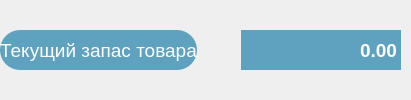
               <widget class="QWidget" name="widget_15" native="true">
                <property name="sizePolicy">
                 <sizepolicy hsizetype="Preferred" vsizetype="Minimum">
                  <horstretch>0</horstretch>
                  <verstretch>0</verstretch>
                 </sizepolicy>
                </property>
                <layout class="QHBoxLayout" name="horizontalLayout_15">
                 <property name="leftMargin">
                  <number>0</number>
                 </property>
                 <property name="topMargin">
                  <number>0</number>
                 </property>
                 <property name="rightMargin">
                  <number>10</number>
                 </property>
                 <property name="bottomMargin">
                  <number>0</number>
                 </property>
                 <item>
                  <widget class="QLabel" name="label_9">
                   <property name="sizePolicy">
                    <sizepolicy hsizetype="Preferred" vsizetype="Fixed">
                     <horstretch>0</horstretch>
                     <verstretch>0</verstretch>
                    </sizepolicy>
                   </property>
                   <property name="minimumSize">
                    <size>
                     <width>0</width>
                     <height>40</height>
                    </size>
                   </property>
                   <property name="font">
                    <font>
                     <family>Arial</family>
                     <pointsize>14</pointsize>
                     <italic>false</italic>
                    </font>
                   </property>
                   <property name="styleSheet">
                    <string notr="true">QLabel {
     border: none;
	height: 40px;
     border-radius: 20px;
	background-color: #5EA2BF;
	color: white;
 }</string>
                   </property>
                   <property name="text">
                    <string>Текущий запас товара</string>
                   </property>
                   <property name="alignment">
                    <set>Qt::AlignCenter</set>
                   </property>
                   <property name="margin">
                    <number>0</number>
                   </property>
                  </widget>
                 </item>
                 <item>
                  <widget class="QPushButton" name="info_8">
                   <property name="enabled">
                    <bool>true</bool>
                   </property>
                   <property name="sizePolicy">
                    <sizepolicy hsizetype="Fixed" vsizetype="Fixed">
                     <horstretch>0</horstretch>
                     <verstretch>0</verstretch>
                    </sizepolicy>
                   </property>
                   <property name="minimumSize">
                    <size>
                     <width>32</width>
                     <height>32</height>
                    </size>
                   </property>
                   <property name="maximumSize">
                    <size>
                     <width>32</width>
                     <height>32</height>
                    </size>
                   </property>
                   <property name="autoFillBackground">
                    <bool>false</bool>
                   </property>
                   <property name="styleSheet">
                    <string notr="true"> QPushButton {
     border: none;
	background-color: none;
 }</string>
                   </property>
                   <property name="text">
                    <string/>
                   </property>
                   <property name="icon">
                    <iconset resource="resources.qrc">
                     <normaloff>:/resources/info.svg</normaloff>:/resources/info.svg</iconset>
                   </property>
                   <property name="iconSize">
                    <size>
                     <width>32</width>
                     <height>32</height>
                    </size>
                   </property>
                  </widget>
                 </item>
                 <item>
                  <widget class="QDoubleSpinBox" name="doubleSpinBox_8">
                   <property name="sizePolicy">
                    <sizepolicy hsizetype="Fixed" vsizetype="Fixed">
                     <horstretch>0</horstretch>
                     <verstretch>0</verstretch>
                    </sizepolicy>
                   </property>
                   <property name="minimumSize">
                    <size>
                     <width>160</width>
                     <height>40</height>
                    </size>
                   </property>
                   <property name="font">
                    <font>
                     <family>Arial</family>
                     <pointsize>14</pointsize>
                     <weight>75</weight>
                     <bold>true</bold>
                    </font>
                   </property>
                   <property name="focusPolicy">
                    <enum>Qt::ClickFocus</enum>
                   </property>
                   <property name="styleSheet">
                    <string notr="true">QDoubleSpinBox
{
     border: none;
	background-color: #5EA2BF;
	color: white;
}


QDoubleSpinBox:focused
{
    border-width: 2px;
    border-style: solid;
    border-color: red;
}</string>
                   </property>
                   <property name="wrapping">
                    <bool>false</bool>
                   </property>
                   <property name="frame">
                    <bool>false</bool>
                   </property>
                   <property name="alignment">
                    <set>Qt::AlignRight|Qt::AlignTrailing|Qt::AlignVCenter</set>
                   </property>
                   <property name="buttonSymbols">
                    <enum>QAbstractSpinBox::NoButtons</enum>
                   </property>
                   <property name="accelerated">
                    <bool>true</bool>
                   </property>
                   <property name="showGroupSeparator" stdset="0">
                    <bool>true</bool>
                   </property>
                   <property name="maximum">
                    <double>1000000.000000000000000</double>
                   </property>
                  </widget>
                 </item>
                </layout>
               </widget>
